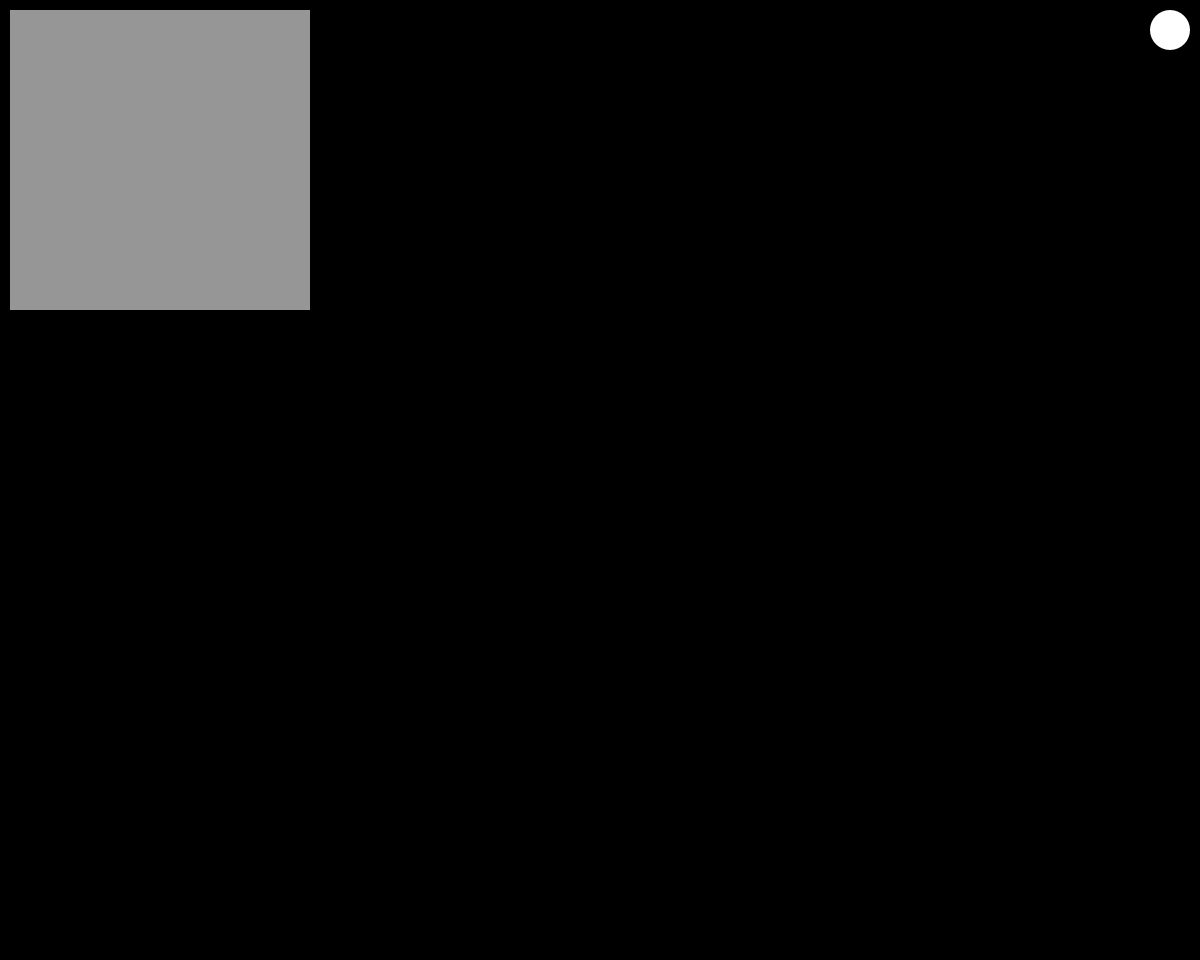
<?xml version="1.0" encoding="UTF-8"?>
<ui version="4.0">
 <class>Frame</class>
 <widget class="QFrame" name="Frame">
  <property name="geometry">
   <rect>
    <x>0</x>
    <y>0</y>
    <width>1200</width>
    <height>960</height>
   </rect>
  </property>
  <property name="windowTitle">
   <string>Frame</string>
  </property>
  <property name="styleSheet">
   <string notr="true">background-color: rgb(0, 0, 0);</string>
  </property>
  <widget class="QTextEdit" name="titleEdit">
   <property name="geometry">
    <rect>
     <x>330</x>
     <y>10</y>
     <width>800</width>
     <height>120</height>
    </rect>
   </property>
   <property name="styleSheet">
    <string notr="true">color: rgb(255, 255, 255);</string>
   </property>
   <property name="readOnly">
    <bool>true</bool>
   </property>
  </widget>
  <widget class="QLabel" name="imageLabel">
   <property name="geometry">
    <rect>
     <x>10</x>
     <y>10</y>
     <width>300</width>
     <height>300</height>
    </rect>
   </property>
   <property name="styleSheet">
    <string notr="true">background-color: rgb(150, 150, 150);</string>
   </property>
   <property name="text">
    <string/>
   </property>
   <property name="scaledContents">
    <bool>true</bool>
   </property>
   <property name="wordWrap">
    <bool>true</bool>
   </property>
  </widget>
  <widget class="QTextEdit" name="labelsEdit">
   <property name="geometry">
    <rect>
     <x>330</x>
     <y>140</y>
     <width>800</width>
     <height>80</height>
    </rect>
   </property>
   <property name="styleSheet">
    <string notr="true">color: rgb(255, 255, 255);</string>
   </property>
   <property name="readOnly">
    <bool>true</bool>
   </property>
  </widget>
  <widget class="QTextEdit" name="tagsEdit">
   <property name="geometry">
    <rect>
     <x>330</x>
     <y>230</y>
     <width>800</width>
     <height>80</height>
    </rect>
   </property>
   <property name="styleSheet">
    <string notr="true">color: rgb(255, 255, 255);</string>
   </property>
   <property name="readOnly">
    <bool>true</bool>
   </property>
  </widget>
  <widget class="QTextEdit" name="contentEdit">
   <property name="geometry">
    <rect>
     <x>10</x>
     <y>320</y>
     <width>1180</width>
     <height>580</height>
    </rect>
   </property>
   <property name="styleSheet">
    <string notr="true">color: rgb(255, 255, 255);</string>
   </property>
   <property name="readOnly">
    <bool>true</bool>
   </property>
  </widget>
  <widget class="QTextEdit" name="descriptionEdit">
   <property name="geometry">
    <rect>
     <x>10</x>
     <y>910</y>
     <width>1180</width>
     <height>40</height>
    </rect>
   </property>
   <property name="styleSheet">
    <string notr="true">color: rgb(255, 255, 255);</string>
   </property>
   <property name="readOnly">
    <bool>true</bool>
   </property>
  </widget>
  <widget class="QPushButton" name="close_">
   <property name="geometry">
    <rect>
     <x>1150</x>
     <y>10</y>
     <width>40</width>
     <height>40</height>
    </rect>
   </property>
   <property name="styleSheet">
    <string notr="true">border-radius: 20px;
background: none;
background-color: rgb(255, 255, 255);
border-style: none;</string>
   </property>
   <property name="text">
    <string/>
   </property>
   <property name="icon">
    <iconset>
     <normaloff>../icons/remove-button.png</normaloff>../icons/remove-button.png</iconset>
   </property>
   <property name="iconSize">
    <size>
     <width>36</width>
     <height>36</height>
    </size>
   </property>
  </widget>
 </widget>
 <resources/>
 <connections/>
</ui>
